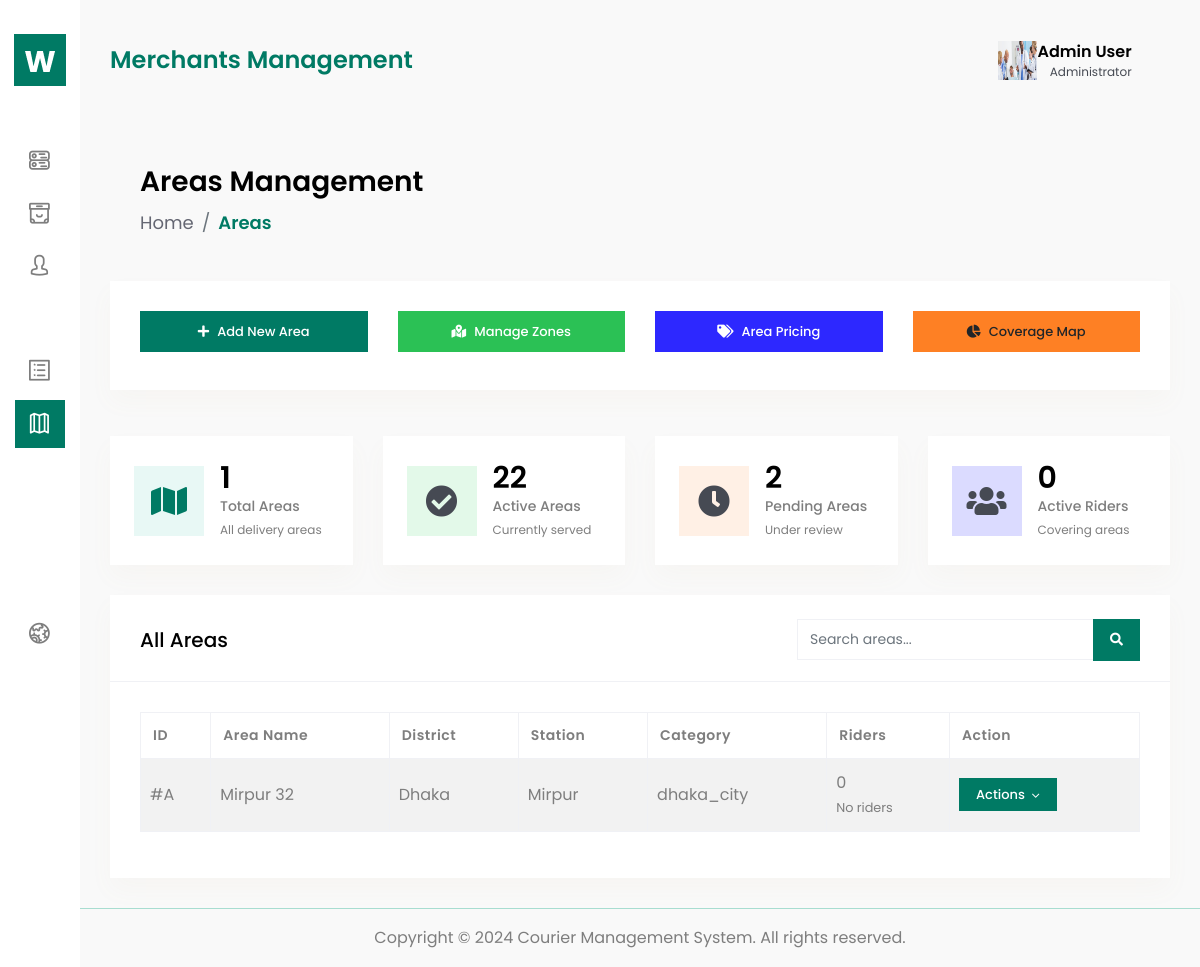
/logistics/area/, run on the app's committed database.
### logistics/models.py (models this page shows, shortened)
class Area(models.Model):
    area_id=models.AutoField(primary_key=True)
    area_name=models.CharField(max_length=100)
    area_district=models.CharField(max_length=20,null=True,blank=True)
    area_station=models.CharField(max_length=50, null=True,blank=True)
    area_price=models.DecimalField(max_digits=20, decimal_places=2)
    area_category=models.CharField(max_length=50, choices=[("dhaka_city","dhaka_city"),("sub-city","sub_city"),("outside_dhaka","outside_dhaka"),], default="sub-city")

### logistics/views.py (the view)
# urls.py: path("area/", views.area, name="area"),
def area(request):
    areas = Area.objects.annotate(
        soldier_count=Count("deliverysoldier")
    ).prefetch_related(
        Prefetch("deliverysoldier_set", queryset=DeliverySoldier.objects.all())
    )
    context = {
        "areas": areas,
        "total_areas": areas.count(),
        "total_soldiers": DeliverySoldier.objects.filter(status="active").count(),
    }
    return render(request, "logistics/area.html", context)

### logistics/templates/logistics/area.html (shortened to what this page needs)
{%extends "base.html"%}
{%block content%}
        <div class="content-body">
            <div class="container-fluid">
                <div class="row page-titles mx-0">
                    <div class="col-sm-6 p-md-0">
                        <div class="welcome-text">
                            <h4>Areas Management</h4>
                        </div>
                    </div>
                    <div class="col-sm-6 p-md-0 justify-content-sm-end mt-2 mt-sm-0 d-flex">
                        <ol class="breadcrumb">
                            <li class="breadcrumb-item"><a href="{% url 'dashboard'%}">Home</a></li>
                            <li class="breadcrumb-item active"><a href="{% url 'area'%}">Areas</a></li>
                        </ol>
                    </div>
                </div>
                <div class="row mb-3">
                    <div class="col-12">
                        <div class="card">
                            <div class="card-body">
                                <div class="row">
                                    <div class="col-md-3 mb-2">
                                        <a href="{% url "add_area"%}" class="btn btn-primary btn-block">
                                            <i class="fas fa-plus mr-2"></i>Add New Area
                                        </a>
                                    </div>
                                    <div class="col-md-3 mb-2">
                                        <a href="area-zones.html" class="btn btn-success btn-block">
                                            <i class="fas fa-map-marked-alt mr-2"></i>Manage Zones
                                        </a>
                                    </div>
                                    <div class="col-md-3 mb-2">
                                        <a href="area-pricing.html" class="btn btn-info btn-block">
                                            <i class="fas fa-tags mr-2"></i>Area Pricing
                                        </a>
                                    </div>
                                    <div class="col-md-3 mb-2">
                                        <a href="area-coverage.html" class="btn btn-warning btn-block">
                                            <i class="fas fa-chart-pie mr-2"></i>Coverage Map
                                        </a>
                                    </div>
                                </div>
                            </div>
                        </div>
                    </div>
                </div>
                <div class="row">
                    <div class="col-xl-3 col-lg-6 col-sm-6">
                        <div class="widget-stat card">
                            <div class="card-body p-4">
                                <div class="media ai-icon">
                                    <span class="mr-3 bgl-primary ai-icon">
                                        <i class="fas fa-map"></i>
                                    </span>
                                    <div class="media-body">
                                        <h3 class="mb-0 text-black">{{total_areas}}</h3>
                                        <p class="mb-0">Total Areas</p>
                                        <small>All delivery areas</small>
                                    </div>
                                </div>
                            </div>
                        </div>
                    </div>
                    <div class="col-xl-3 col-lg-6 col-sm-6">
                        <div class="widget-stat card">
                            <div class="card-body p-4">
                                <div class="media ai-icon">
                                    <span class="mr-3 bgl-success ai-icon">
                                        <i class="fas fa-check-circle"></i>
                                    </span>
                                    <div class="media-body">
                                        <h3 class="mb-0 text-black">22</h3>
                                        <p class="mb-0">Active Areas</p>
                                        <small>Currently served</small>
                                    </div>
                                </div>
                            </div>
                        </div>
                    </div>
                    <div class="col-xl-3 col-lg-6 col-sm-6">
                        <div class="widget-stat card">
                            <div class="card-body p-4">
                                <div class="media ai-icon">
                                    <span class="mr-3 bgl-warning ai-icon">
                                        <i class="fas fa-clock"></i>
                                    </span>
                                    <div class="media-body">
                                        <h3 class="mb-0 text-black">2</h3>
                                        <p class="mb-0">Pending Areas</p>
                                        <small>Under review</small>
                                    </div>
                                </div>
                            </div>
                        </div>
                    </div>
                    <div class="col-xl-3 col-lg-6 col-sm-6">
                        <div class="widget-stat card">
                            <div class="card-body p-4">
                                <div class="media ai-icon">
                                    <span class="mr-3 bgl-info ai-icon">
                                        <i class="fas fa-users"></i>
                                    </span>
                                    <div class="media-body">
                                        <h3 class="mb-0 text-black">{{total_soldiers}}</h3>
                                        <p class="mb-0">Active Riders</p>
                                        <small>Covering areas</small>
                                    </div>
                                </div>
                            </div>
                        </div>
                    </div>
                </div>
                <div class="row">
                    <div class="col-12">
                        <div class="card">
                            <div class="card-header">
                                <h4 class="card-title">All Areas</h4>
                                <div class="card-tools">
                                    <div class="input-group">
                                        <input type="text" class="form-control" placeholder="Search areas..." id="searchInput">
                                        <div class="input-group-append">
                                            <button class="btn btn-primary" type="button">
                                                <i class="fas fa-search"></i>
                                            </button>
                                        </div>
                                    </div>
                                </div>
                            </div>
                            <div class="card-body">
                                <div class="table-responsive">
                                    <table id="areasTable" class="table table-striped table-bordered">
                                        <thead>
                                            <tr>
                                                <th>ID</th>
                                                <th>Area Name</th>
                                                <th>District</th>
                                                <th>Station</th>
                                                <th>Category</th>
                                                <th>Riders</th>
                                                <th>Action</th>
                                            </tr>
                                        </thead>
                                            <tbody>
                                                {% for area in areas %}
                                                     <tr>
                                                          <td>#A{{ area.id|stringformat:"03d" }}</td>
                                                          <td>{{ area.area_name }}</td>
                                                          <td>{{ area.area_district|default:"-" }}</td>
                                                          <td>{{ area.area_station|default:"-" }}</td>
                                                          <td>{{ area.area_category|default:"-" }}</td>
                                                          <td>
                                                              {{ area.soldier_count }}
                                                              {% if area.deliverysoldier_set.all %}
                                                                     <br>
                                                            <small>
                                                                {% for soldier in area.deliverysoldier_set.all %}
                                                                    {{ soldier.soldiers_name }}{% if not forloop.last %}, {% endif %}
                                                                {% endfor %}
                                                            </small>
                                                                {% else %}
                                                                     <br><small>No riders</small>
                                                               {% endif %}
                                                     </td>
                                                          <td>
                                                                <div class="dropdown">
                                                                    <button class="btn btn-primary btn-sm dropdown-toggle" type="button" data-toggle="dropdown">
                                                                      Actions
                                                                    </button>
                                                                </div>
                                                          </td>
                                                     </tr>
                                                {% empty %}
                                                     <tr>
                                                          <td colspan="8" class="text-center">No areas found.</td>
                                                     </tr>
                                                {% endfor %}
                                            </tbody>
                                    </table>
                                </div>
                            </div>
                        </div>
                    </div>
                </div>
            </div>
        </div>
{%endblock%}

### static/assets/css/custom-primary.css (style rules this page uses)
:root { --primary-color: #007A64; --primary-dark: #005a4a; --primary-light: #00A885; --primary-lighter: #e8f8f5; --primary-border: #a8ddd0; --accent-yellow: #FFD700; --accent-yellow-light: #FFF176; --accent-yellow-dark: #FFC107; --warning-yellow: #FF9800; --gradient-primary: linear-gradient(135deg, var(--primary-color) 0%, var(--primary-light) 100%); --gradient-accent: linear-gradient(135deg, var(--accent-yellow) 0%, var(--accent-yellow-dark) 100%); --gradient-combined: linear-gradient(135deg, var(--primary-color) 0%, var(--accent-yellow) 100%); }
.btn-primary { background-color: var(--primary-color) !important; border-color: var(--primary-color) !important; }
.bgl-primary { background-color: var(--primary-lighter) !important; }
.bgl-primary i { color: var(--primary-color) !important; }
a { color: var(--primary-color); }
.card .btn-primary { background-color: var(--primary-color) !important; border-color: var(--primary-color) !important; }
.breadcrumb-item.active { color: var(--primary-color) !important; }

### data on the page
Area: area_name "Mirpur 32", area_district "Dhaka", area_station "Mirpur", area_category "dhaka_city", soldier_count "0", shows "No riders"

### other printed values
{{ total_areas }} "1"
{{ total_soldiers }} "0"
